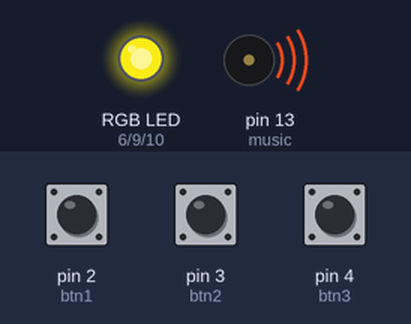
A sketch run on a simulated Arduino Uno, built with avr-gcc and run on an emulated ATmega328P. Shown: an RGB LED mixed from three pins (HIGH = lit), buzzer (waves = sounding). The inputs (shaded band) are chosen by the test bench; at power-on: pin 3 (btn2) LOW, pin 2 (btn1) LOW, pin 4 (btn3) LOW. Dim RGB values are drawn brighter than linear; random numbers use the default seed unless the sketch sets one.

Above: at 1.2 s.
1.3 s: pin 3 (btn2) pulled HIGH for 0.15 s
At 1.7 s:
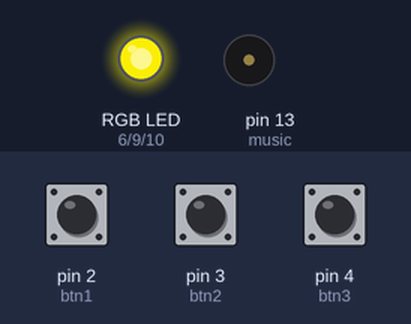
4.3 s: pin 2 (btn1) pulled HIGH for 0.15 s
At 6.5 s:
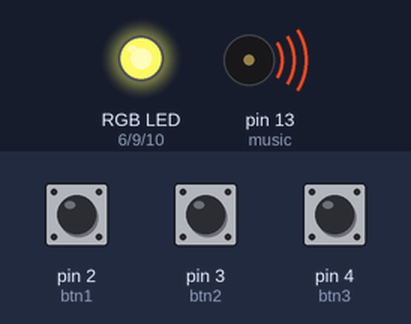
7.4 s: pin 4 (btn3) pulled HIGH for 3.2 s
At 11.6 s:
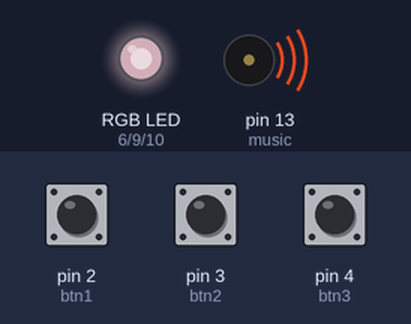
12.1 s: pin 2 (btn1) pulled HIGH for 1 s
At 15.4 s:
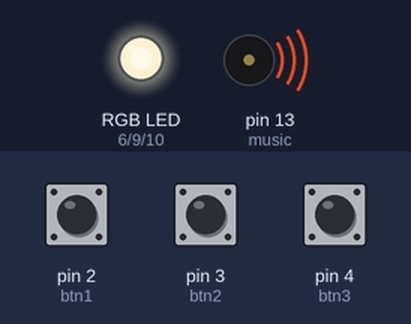
16.1 s: pin 4 (btn3) pulled HIGH for 0.15 s
19.2 s: pin 3 (btn2) pulled HIGH for 1 s
Timing chart, 0 to 25.2 s (numbered marks = the images above; inputs shaded):
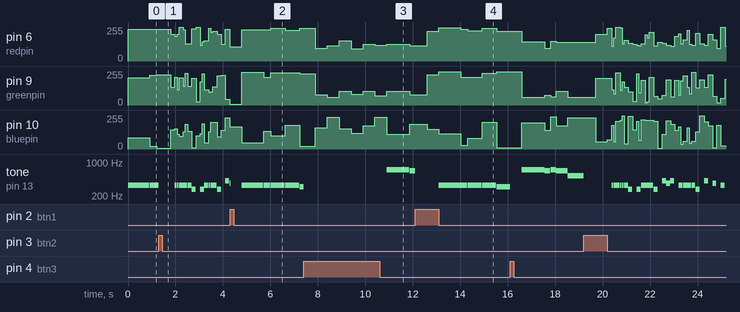

Measured:
- by itself, tone on pin 13 (music): plays 329 Hz for 0.08 s, 329 Hz for 0.08 s, 329 Hz for 0.17 s, 329 Hz for 0.08 s, 329 Hz for 0.08 s, 329 Hz for 0.17 s … (27 notes in this stretch)

The sketch:

MoodLamp.ino
```cpp
//note values
#define g1 48
#define g1s 51
#define a1 55
#define a1s 58
#define b1 61
#define c2 65
#define c2s 69
#define d2 73
#define d2s 77
#define e2 82
#define f2 87
#define f2s 92
#define g2 97
#define g2s 103
#define a2 110
#define a2s 116
#define b2 123
#define c3 130
#define c3s 138
#define d3 146
#define d3s 155
#define e3 164
#define f3 174
#define f3s 184
#define g3 195
#define g3s 207
#define a3 220
#define a3s 233
#define b3 246
#define c4 261
#define c4s 277
#define d4 293
#define d4s 311
#define e4 329
#define f4 349
#define f4s 369
#define g4 391
#define g4s 415
#define a4 440
#define a4s 466
#define b4 493
#define c5 523
#define c5s 554
#define d5 587
#define d5s 622
#define e5 659
#define f5 698
#define f5s 739
#define g5 783
#define g5s 830
#define a5 880
#define a5s 932
#define b5 989
#define c6 1046
#define c6s 1108
#define d6 1174
#define d6s 1244
#define e6 1318
#define f6 1396
#define f6s 1479
#define g6 1567
#define g6s 1661
#define a6 1760
#define a6s 1864
#define b6 1975
#define c7 2093
#define d7 2349
#define e7 2637

int music = 13; //music pin
int state = 1; //state: # song

int btn1 = 2; //button input pins
int btn2 = 3;
int btn3 = 4;

int redpin = 6; //led output pins
int greenpin = 9;
int bluepin = 10;

float whole; //note lengths
float half;
float quarter;
float eighth;
float triplet;
float sixteenth;
float sixtriplet;
float thirtysecond;
float grace;

void setup(){
  pinMode(btn1, INPUT); //set button pins to input
  pinMode(btn2, INPUT);
  pinMode(btn3, INPUT);
  pinMode(music, OUTPUT); //set button pin to output
}

void loop(){
  if(state == 1) titanic(); //chooses song based on state
  else if(state == 2) megaman();
  else if(state == 3) champions();
}

void setBPM(float bpm){ //sets the note lenghts given the bpm
  whole = (60/bpm)*4000;
  half = whole/2;
  quarter = whole/4;
  eighth = whole/8;
  triplet = whole/12;
  sixteenth = whole/16;
  sixtriplet = whole/24;
  thirtysecond = whole/32;
  grace = whole/32;
}

void light(int r,int g,int b){ //outputs rgb code to led light
  analogWrite(redpin,255-r/1.5);
  analogWrite(greenpin,255-g);
  analogWrite(bluepin,255-b);
}

void titanic(){ //1st song: my heart will go on
  setBPM(99); //set bpm to 99
  //the notes
  int titanicNote[] = { e4,e4,e4,e4, //verse
                        d4s,e4,e4,
                        d4s,e4,f4s,
                        g4s,f4s,
                        e4,e4,e4,e4,
                        d4s,e4,e4,
                        b3,
                        a3,b3,c4s,e4,a4,b4,c5s,d5s,
                        e4,e4,e4,e4, //verse loop
                        d4s,e4,e4,
                        d4s,e4,f4s,
                        g4s,f4s,
                        e4,e4,e4,e4,
                        d4s,e4,e4,
                        b3,
                        -1,c4s,d4s,
                        e4, //chorus
                        f4s,b3,
                        b4,a4,g4s,
                        f4s,g4s,a4,
                        g4s,f4s,e4,
                        d4s,e4,d4s,
                        c4s,
                        b3,a3,
                        e4, //chorus loop
                        f4s,b3,
                        b4,a4,g4s,
                        f4s,g4s,a4,
                        g4s,f4s,e4,
                        d4s,e4,d4s,
                        d4s,e4,f4s,
                        g4s,f4s
  };
  //the length of the notes
  float titanicTime[] = {quarter+eighth,eighth,quarter,quarter,
                        quarter,half,quarter,
                        quarter,half,quarter,
                        half,half,
                        quarter+eighth,eighth,quarter,quarter,
                        quarter,half,quarter,
                        whole,
                        eighth,eighth,eighth,eighth,eighth,eighth,eighth,eighth,
                        quarter+eighth,eighth,quarter,quarter,
                        quarter,half,quarter,
                        quarter,half,quarter,
                        half,half,
                        quarter+eighth,eighth,quarter,quarter,
                        quarter,half,quarter,
                        whole,
                        half,quarter,quarter,
                        whole,
                        half+quarter,quarter,
                        half,quarter,quarter,
                        half,quarter,quarter,
                        half,quarter,quarter,
                        quarter,half,quarter,
                        whole,
                        half,half,
                        whole,
                        half+quarter,quarter,
                        half,quarter,quarter,
                        half,quarter,quarter,
                        half,quarter,quarter,
                        quarter,half,quarter,
                        quarter,half,quarter,
                        half,half
  };
  for(int i=0;i<sizeof(titanicNote)/sizeof(int);i++){ //loops though all the notes
    if(titanicNote[i] != -1) tone(music,titanicNote[i],titanicTime[i]-10); //note of -1 means rest
    //lights: colors set to a theme
    if (i < 28) light(random(0,50),random(0,50),random(50,256));// blue range
    else if (i >= 29 && i < 50) light(random(100,256),random(0,25),random(0,200)); // pink range
    else if (i >= 50 && i < 68) light(random(50,255),random(100,255),random(50,255)); // green range
    else light(random(0,255),random(0,255),random(0,255)); // any color

    unsigned long start = millis(); //special delay: goes through while loop until note is over
    while(millis()-start<titanicTime[i]){ //while note is still playing
      if(digitalRead(btn1)){ //check for buttons
        noTone(music); //replay song
        delay(500);
        return;
      }
      else if(digitalRead(btn2)){
        state = 2; //if button input, change song
        noTone(music);
        delay(500);
        return;
      }
      else if(digitalRead(btn3)){
        state = 3;
        noTone(music);
        delay(500);
        return;
      }
    }
  }
}

void megaman(){ //2nd song: megaman 2, dr. wily theme song
  setBPM(170); //same code, just different notes
  int megamanNote[] = {-1,e4,e4,e4,e4,e4,e4,c4s,-1,c4s,c4s,//verse
                      e4,e4,e4,e4,c4s,-1,g4s,f4s,g4s,
                      -1,e4,e4,e4,e4,e4,e4,c4s,-1,g4s,
                      -1,f4s,-1,e4,-1,f4s,-1,
                      -1,f4s,f4s,f4s,f4s,f4s,f4s,d4s,-1,g4s,
                      -1,f4s,-1,e4,-1,d4s,-1,c4s,
                      -1,c4s,g4s,b4,a4s,c4s,
                      -1,c4s,g4s,b4,a4s,b4,c5s,
                      b4,e5, //middle part
                      c5s,b4,c5s,
                      b4,b4,c5s,
                      g4s,a4,g4s,e4,-1,e4,g4s,b4,
                      c5s,b4,e5,
                      c5s,b4,c5s,b4,
                      b4,g4s,b4,c5,
                      -1,c5,c5,d5s,g5s,e4,
                      -1,e4,e4,d4s,e4,c5s,b4, //chorus
                      a4,g4s,f4s,f4s,
                      -1,g4s,g4s,g4s,-1,f4s,
                      -1,g4s,g4s,g4s,f4s,e4,
                      -1,e4,e4,d4s,e4,c5s,b4,
                      a4,g4s,f4s,
                      d4s,e4,d4s,c4s
  };
  float megamanTime[] = {eighth,sixteenth,sixteenth,eighth,sixteenth,sixteenth,eighth,eighth,eighth,sixteenth,sixteenth,
                        eighth,sixteenth,sixteenth,eighth,eighth,eighth,eighth,eighth,eighth,
                        eighth,sixteenth,sixteenth,eighth,sixteenth,sixteenth,eighth,eighth,eighth,eighth,
                        eighth,eighth,eighth,eighth,eighth,eighth,quarter,
                        eighth,sixteenth,sixteenth,eighth,sixteenth,sixteenth,eighth,eighth,eighth,eighth,
                        eighth,eighth,eighth,eighth,eighth,eighth,eighth,eighth,
                        eighth,eighth,eighth,eighth,quarter+eighth,eighth,
                        eighth,eighth,eighth,eighth,quarter,eighth,half+quarter+eighth,
                        eighth,quarter,
                        quarter,quarter,quarter+eighth,
                        half,eighth,quarter+eighth,
                        eighth,eighth,eighth,eighth,eighth,eighth,eighth,eighth,
                        half+quarter,eighth,quarter,
                        quarter,quarter,quarter,half+eighth,
                        eighth,eighth,eighth,eighth,
                        eighth,eighth,eighth,eighth,quarter+eighth,eighth,
                        eighth,eighth,eighth,eighth,quarter,eighth,quarter,
                        quarter,quarter,quarter,eighth,
                        eighth,eighth,quarter,quarter,eighth,eighth,
                        eighth,eighth,quarter,quarter,eighth,eighth,
                        eighth,eighth,eighth,eighth,quarter,eighth,quarter,
                        quarter,quarter,quarter+eighth,
                        eighth,eighth,eighth,eighth+half+whole
  };
  for(int i=0;i<sizeof(megamanNote)/sizeof(int);i++){
    if(megamanNote[i] != -1) tone(music,megamanNote[i],megamanTime[i]-10);

    light(random(0,255),random(0,255),random(0,255));

    unsigned long start = millis();
    while(millis()-start<megamanTime[i]){
      if(digitalRead(btn1)){
        state = 1;
        noTone(music);
        delay(500);
        return;
      }
      else if(digitalRead(btn2)){
        noTone(music);
        delay(500);
        return;
      }
      else if(digitalRead(btn3)){
        state = 3;
        noTone(music);
        delay(500);
        return;
      }
    }
  }
}

void champions(){ //3rd song: chorus of we are the champions
  setBPM(124);
  int championsNote[] = {f5,e5,f5,//we are da
                         e5,c5,a4, //champ ions ma
                         d5,a4, //fri-end
                         a4s,c5,c5, //- - and
                         f5,g5,a5, //well keep on
                         c6,a5,d5,e5, //fight-ing till da
                         d5, //enddddddddddddd
                         d5,c5,d5, //we are da
                         c5,a4s, //champ-ions
                         a5s,a5,a5s, //we are da
                         a5,g5, //champ-ions
                         a5,f5,a5s, //no time for
                         a5,f5,a5s, //los-ers cuz
                         g5s,f5,a5s, //we are da
                         g5s,f5, //champ-ions
                         -1,e5,c5 //- of the (world)
  };
  float championsTime[] = {half,eighth,eighth,
                           quarter,eighth+quarter,eighth,
                           quarter,half,
                           quarter+eighth,quarter,eighth,
                           half,eighth,eighth,
                           quarter,quarter,eighth,eighth,
                           half+quarter+half+quarter,
                           quarter+eighth,quarter,eighth,
                           quarter+eighth,quarter+eighth,
                           quarter+eighth,quarter,eighth,
                           quarter+eighth,quarter+eighth,
                           quarter+eighth,quarter,eighth,
                           quarter+eighth,quarter,eighth,
                           quarter+eighth,quarter,eighth,
                           quarter+eighth,quarter+eighth,
                           half,eighth,eighth
  };
  for(int i=0;i<sizeof(championsNote)/sizeof(int);i++){
    if(championsNote[i] != -1) tone(music,championsNote[i],championsTime[i]-10);

    if (i < 18) light(random(150,255),random(150,200),random(0,150)); // yellow range
    else if (i >=19 && i < 23) light(random(180,225),random(0,25),random(0,200)); //red range
    else if (i >=24 && i < 28) light(random(0,50),random(0,50),random(50,256));  // blue range
    else if (i >=29 && i < 34) light(random(50,255),random(100,255),random(50,255)); // green range
    else light(random(0,256), random (0,256), random(0,256));

    unsigned long start = millis();
    while(millis()-start<championsTime[i]){
      if(digitalRead(btn1)){
        state = 1;
        noTone(music);
        delay(500);
        return;
      }
      else if(digitalRead(btn2)){
        state = 2;
        noTone(music);
        delay(500);
        return;
      }
      else if(digitalRead(btn3)){
        noTone(music);
        delay(500);
        return;
      }
    }
  }
}
```
